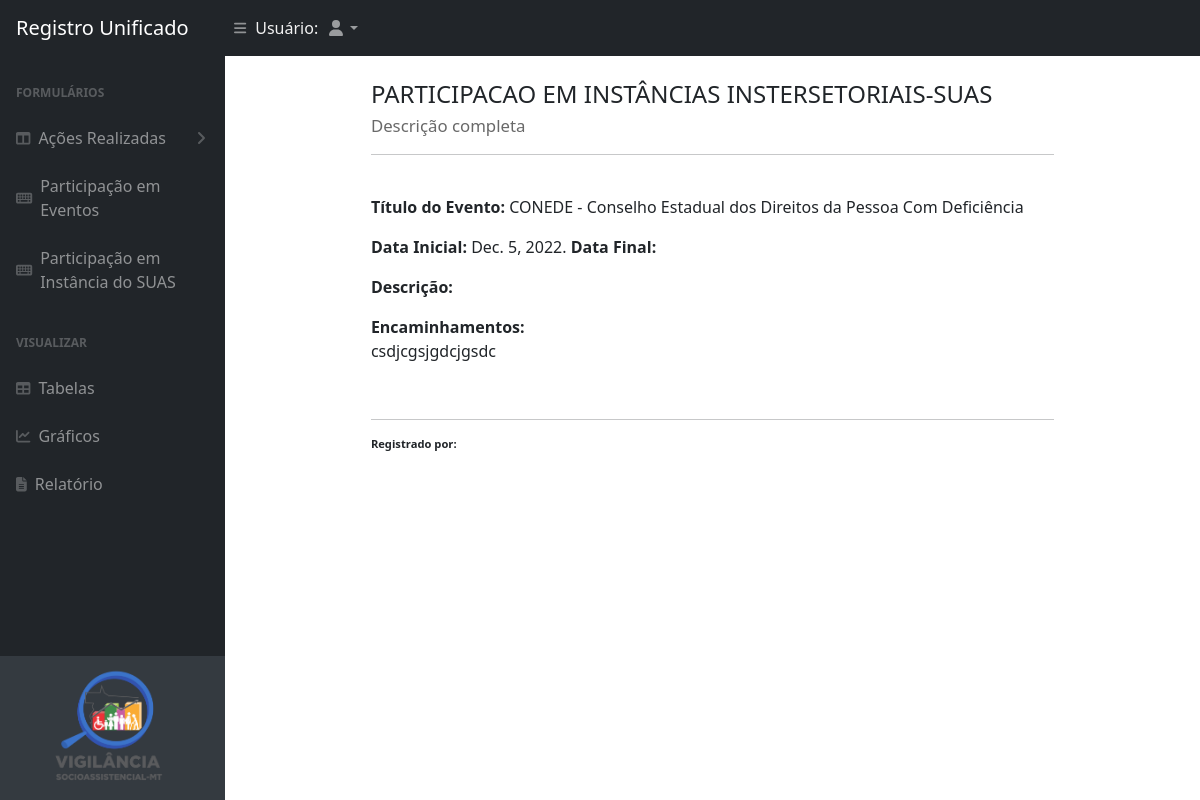
/users/list-interset/3, run on an earlier commit of the app's database.
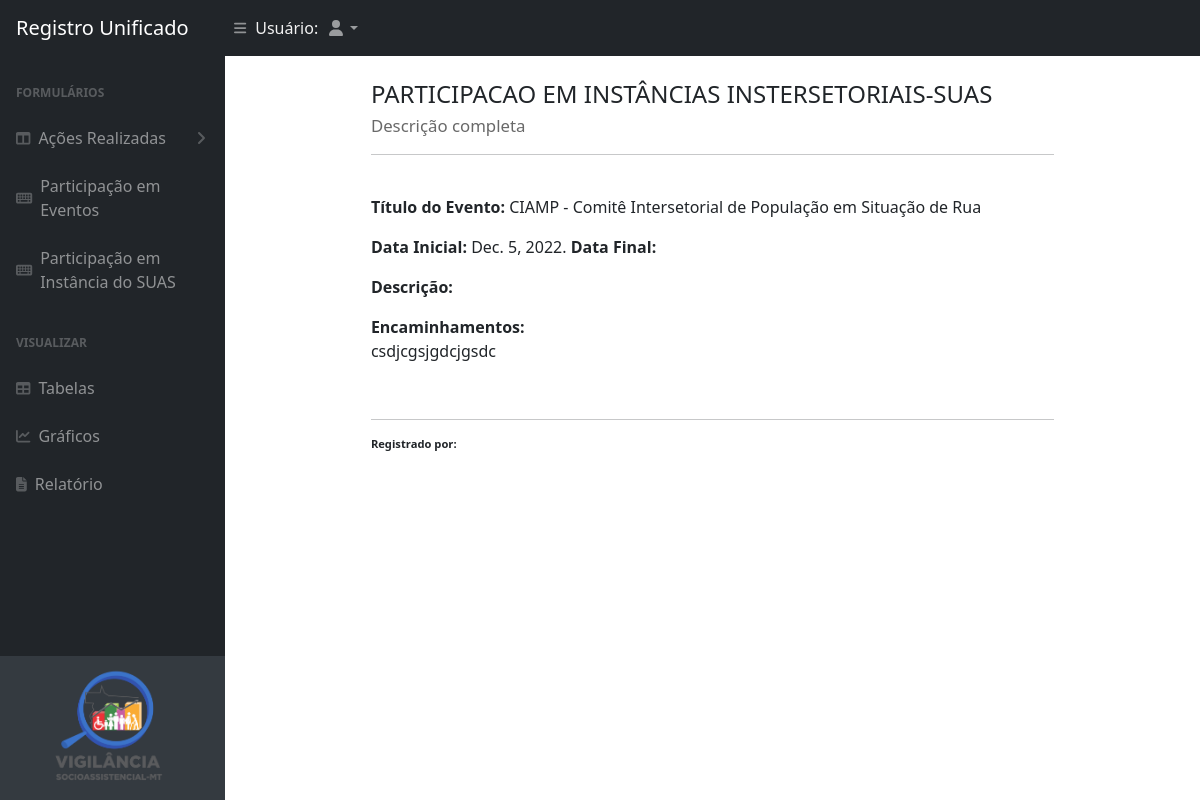
And on a later commit of the database.
### app/models.py (models this page shows)
class TableIntersetModel(models.Model):
    user = models.ForeignKey(User, on_delete=models.CASCADE)
    espaco_participacao = models.CharField( max_length=150, choices=LISTA_ESPACO_PARTICIPACAO, default= '')
    data_inicial = models.DateField('Data Inicial')
    data_final = models.DateField('Data Final')
    descricao = models.TextField('Descrição', max_length=1000,null=False, default='')
    encaminhamentos = models.TextField('Encaminhamentos', max_length=1000,null=True, default='')

### app/views.py (the view)
# urls.py: path('list-interset/<id>', view = INTERSET.listInterset,name="listInterset"),
    def listInterset(request, id):
        interset_object_model = TableIntersetModel.objects.filter(id=id)
        return render(request, 'app/tables/tableInterset/listInterset.html',{'interset_object_model':interset_object_model})# context=context)

### templates/app/tables/tableInterset/listInterset.html (shortened to what this page needs)
{% extends 'app/index.html' %}
{% load crispy_forms_tags %}
{% load static %}
{% block content %}
<div class="container w-75 mb-3">
  <div class="row mx-auto">
    <h4 class="font-weight-bold text-left mt-4 mb-4" >PARTICIPACAO EM INSTÂNCIAS INSTERSETORIAIS-SUAS  <br>
    <span style="color: dimgrey;font-size: 70%;">Descrição completa</span>
    <br><hr>
    </h4>
    <div class="text-break ">
      {% for interset in interset_object_model %}
      <p><span style="font-weight:bold;">Título do Evento:</span> {{interset.espaco_participacao}}</p>
      <p><span style="font-weight:bold;">Data Inicial:</span> {{interset.data_inicial}}. <span style="font-weight:bold;">Data Final:</span> {{evento.data_final}}</p>
      <p><span style="font-weight:bold;">Descrição:</span><br>{{interset.descricao_evento}}</p>
      <p><span style="font-weight:bold;">Encaminhamentos:</span><br>{{interset.encaminhamentos}}</p>
      <br>
      <hr>
      <p style="font-size: 70%;"><span style="font-weight:bold;"> Registrado por:</span> {{user.first_name|title}} {{user.last_name|title}}</p>
      {% endfor %}
    </div>
  </div>
</div>
{% endblock %}

What changed in the data, as far as the page shows it:
changed TableIntersetModel "csdjcgsjgdcjgsdc": espaco_participacao "CONEDE - Conselho Estadual dos Direitos da Pessoa Com Deficiência" → "CIAMP - Comitê Intersetorial de População em Situação de Rua"
